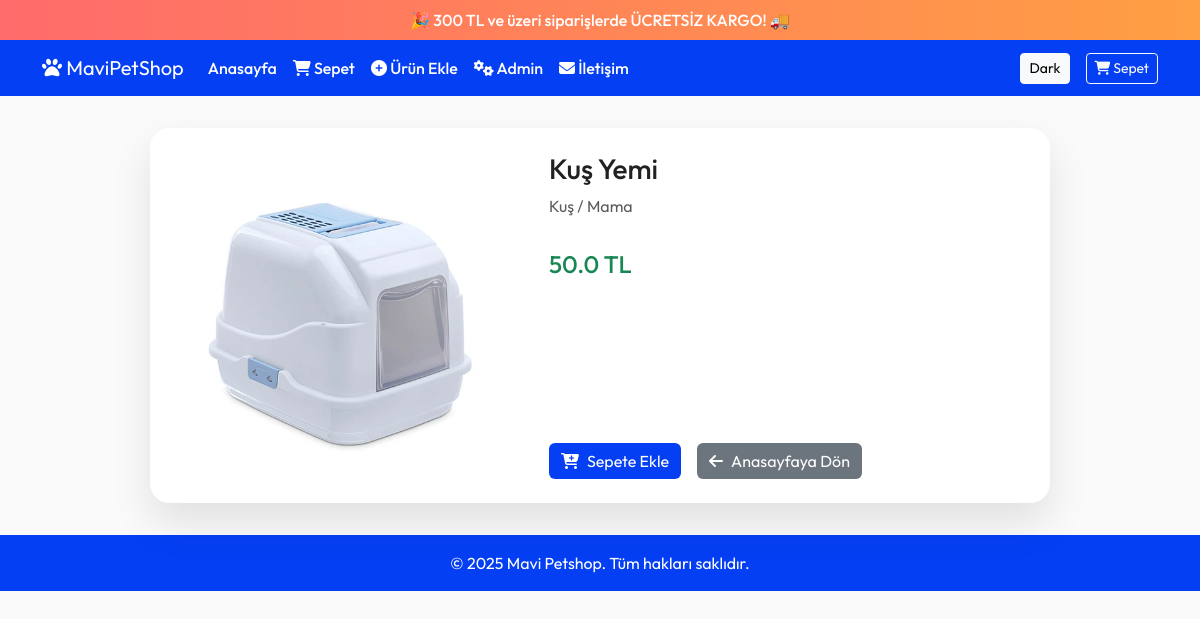
Page /product/1 on the committed database.
### tables this page shows
CREATE TABLE products (
        id INTEGER PRIMARY KEY AUTOINCREMENT,
        name TEXT NOT NULL,
        price REAL NOT NULL,
        image TEXT,
        category TEXT,
        subcategory TEXT,
        description TEXT,
        in_stock INTEGER DEFAULT 1
    );

### app.py (the view)
@app.route("/product/<int:product_id>")
def product_detail(product_id):
    conn = sqlite3.connect(db_path)
    conn.row_factory = sqlite3.Row
    cursor = conn.cursor()
    cursor.execute("SELECT * FROM products WHERE id = ?", (product_id,))
    product = cursor.fetchone()
    conn.close()
    if not product:
        return "Ürün bulunamadı", 404
    return render_template("product_detail.html", product=product)

### app.py (called while the page is built)
@app.context_processor
def inject_theme():
    return dict(theme=session.get("theme", "light"))

### templates/product_detail.html (shortened to what this page needs)
<!DOCTYPE html>
<html lang="tr">
<head>
  <link href="https://cdn.jsdelivr.net/npm/bootstrap@5.3.0/dist/css/bootstrap.min.css" rel="stylesheet"/>
  <link href="https://cdnjs.cloudflare.com/ajax/libs/font-awesome/6.4.0/css/all.min.css" rel="stylesheet"/>
</head>
<body class="{% if theme=='dark' %}dark-mode{% endif %}">
  <div class="campaign-bar">
    🎉 300 TL ve üzeri siparişlerde ÜCRETSİZ KARGO! 🚚
  </div>
  <nav class="navbar navbar-expand-lg navbar-dark">
    <div class="container">
      <a class="navbar-brand" href="/"><i class="fa-solid fa-paw"></i> MaviPetShop</a>
      <div class="collapse navbar-collapse" id="mainNav">
        <ul class="navbar-nav me-auto">
          <li class="nav-item"><a class="nav-link" href="/">Anasayfa</a></li>
          <li class="nav-item"><a class="nav-link" href="/cart"><i class="fa fa-shopping-cart"></i> Sepet</a></li>
          <li class="nav-item"><a class="nav-link" href="/add_product"><i class="fa fa-plus-circle"></i> Ürün Ekle</a></li>
          <li class="nav-item"><a class="nav-link" href="/admin"><i class="fa fa-cogs"></i> Admin</a></li>
          <li class="nav-item"><a class="nav-link" href="/contact"><i class="fa fa-envelope"></i> İletişim</a></li>
        </ul>
        <form action="/toggle_theme" method="post" class="d-flex align-items-center me-3">
          <button class="btn btn-sm btn-light">
            {% if theme=='dark' %}Light{% else %}Dark{% endif %}
          </button>
        </form>
        <a href="/cart" class="btn btn-outline-light btn-sm position-relative">
          <i class="fa fa-shopping-cart"></i>
          Sepet{% if session.cart %} ({{ session.cart|length }}){% endif %}
        </a>
      </div>
    </div>
  </nav>
  <div class="container">
    <div class="card detail-card">
      <div class="row g-0">
        <div class="col-md-5">
          <img src="{{ product[3] }}" alt="{{ product[1] }}" class="img-fluid h-100"/>
        </div>
        <div class="col-md-7 p-4 d-flex flex-column">
          <h3>{{ product[1] }}</h3>
          <p class="text-muted">{{ product[4] }} / {{ product[5] }}</p>
          <h4 class="text-success mb-4">{{ product[2] }} TL</h4>
          <div class="mt-auto d-flex gap-3">
            <a href="/add_to_cart/{{ product[0] }}" class="btn btn-primary"><i class="fa fa-cart-plus me-2"></i>Sepete Ekle</a>
            <a href="/" class="btn btn-secondary"><i class="fa fa-arrow-left me-2"></i>Anasayfaya Dön</a>
          </div>
        </div>
      </div>
    </div>
  </div>
  <footer>
    © 2025 Mavi Petshop. Tüm hakları saklıdır.
  </footer>
</body>
</html>

### templates/product_detail.html (style rules this page uses)
body { font-family: 'Outfit', sans-serif !important; background: var(--bg, #fafafa); color: var(--fg, #212121); transition: background .3s, color .3s; }
.campaign-bar { background: linear-gradient(90deg, #ff6b6b, #ff9f43, #1dd1a1, #54a0ff); background-size: 300% 300%; color: #fff; padding: .5rem 0; text-align: center; font-weight: 500; animation: slide 8s linear infinite; }
.navbar { background: #053ff3; }
.navbar .nav-link { color: #fff !important; font-weight: 500; }
.detail-card { background: var(--card-bg, #fff); color: var(--fg, #212121); border: none; border-radius: 1.25rem; box-shadow: 0 20px 40px rgba(0,0,0,0.1); overflow: hidden; max-width: 900px; margin: 2rem auto; transition: background .3s, color .3s; }
.detail-card img { object-fit: cover; width: 100%; height: 100%; }
.btn-primary { background-color: #053ff3; border: none; transition: background .2s, transform .2s; }
.btn-secondary { border: none; transition: background .2s, transform .2s; }
footer { background: #053ff3; color: #fff; padding: 1rem 0; text-align: center; margin-top: 2rem; }

### rows in the picture
products: image (picture), name "Kuş Yemi", category "Kuş", subcategory "Mama", price "50.0"
